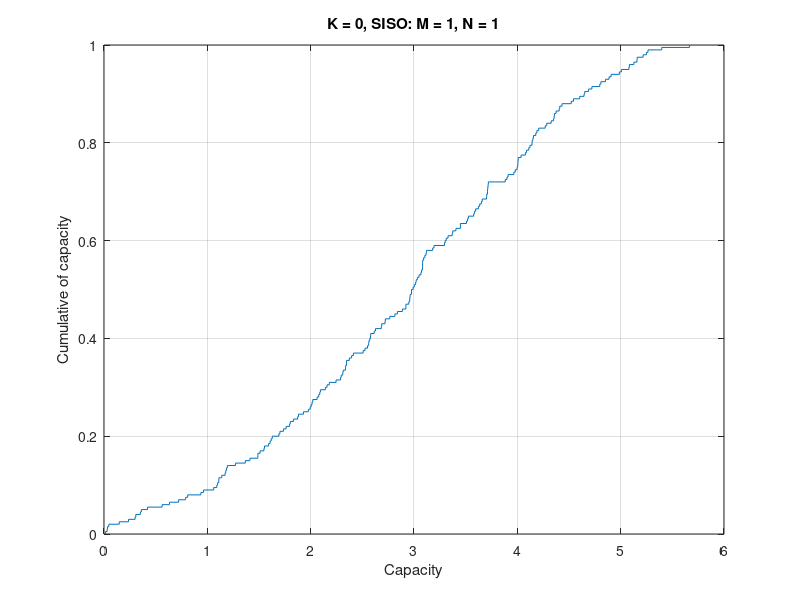

This chart was generated by the following MATLAB code:
% H: N X M?

% H_los: all elements equal to 1

% SNR: N=1 for all antenna -> SNR = P (remember to convert from dB to units)
% to find linear from dB: x = 10^(dB/10)

% dB = 10*log_10(x)

% generate H using randN

% ES 1

% Compute and plot the CDF of capacity for the 
% case of SISO AWGN( K = infinite ?) and SISO Rayleigh fading 
% channel (K=0) at 10 dB SNR.
% SISO -> N = 1, M = 1

% SISO Rayleigh
N = 1;
M = 1;

total_iterations = 200;

Capacities = zeros(1, total_iterations);

for j = 1:total_iterations
    % H must be complex
    H = (1/sqrt(2))* (randn(N, M) + 1i*randn(N, M));
        
    Identity_N = eye(N);
    Identity_M = eye(M);
    
    P = 10;
    Q = (P/M)*Identity_M;
    
    trace_Q = trace(Q);
    
    Capacities(j) = log2(det(Identity_N + H*Q*ctranspose(H)));
end

cdfplot(Capacities)
xlabel("Capacity")
ylabel("Cumulative of capacity")
title('K = 0, SISO: M = 1, N = 1')





